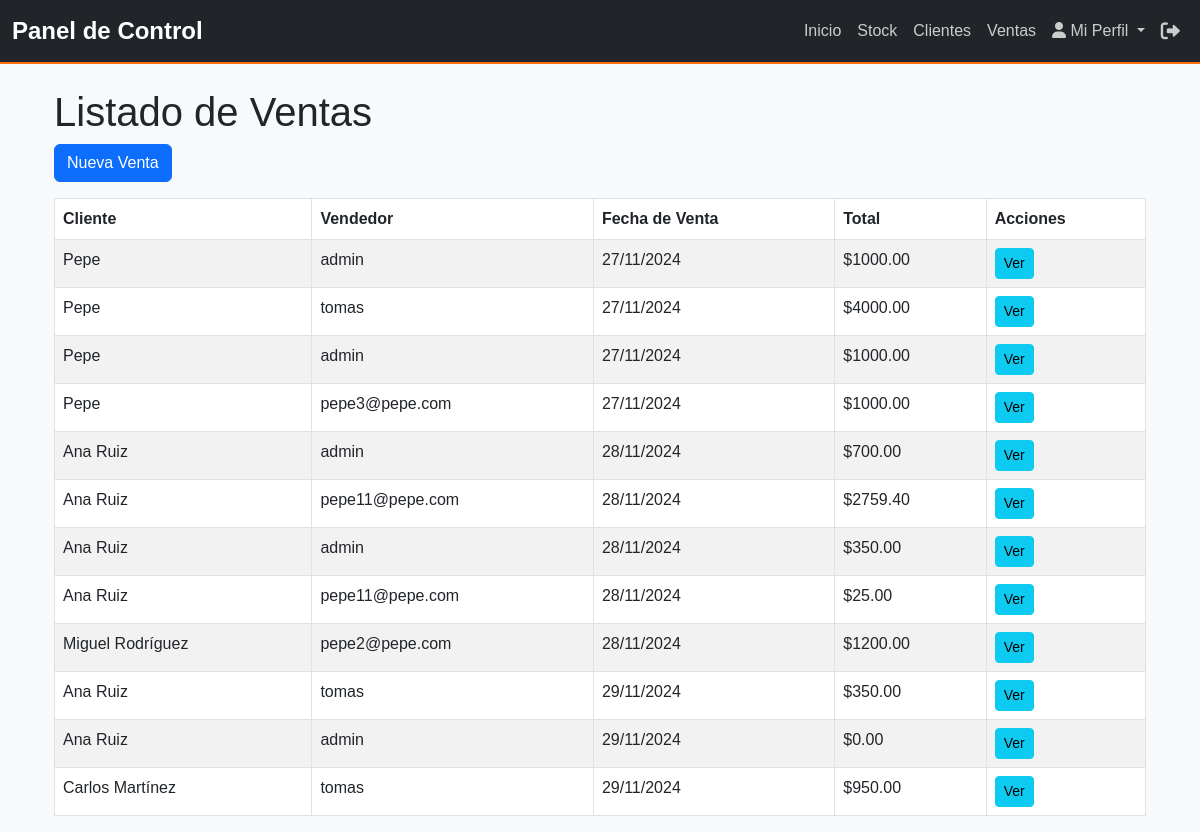
The page /ventas/ on the database as committed earlier.
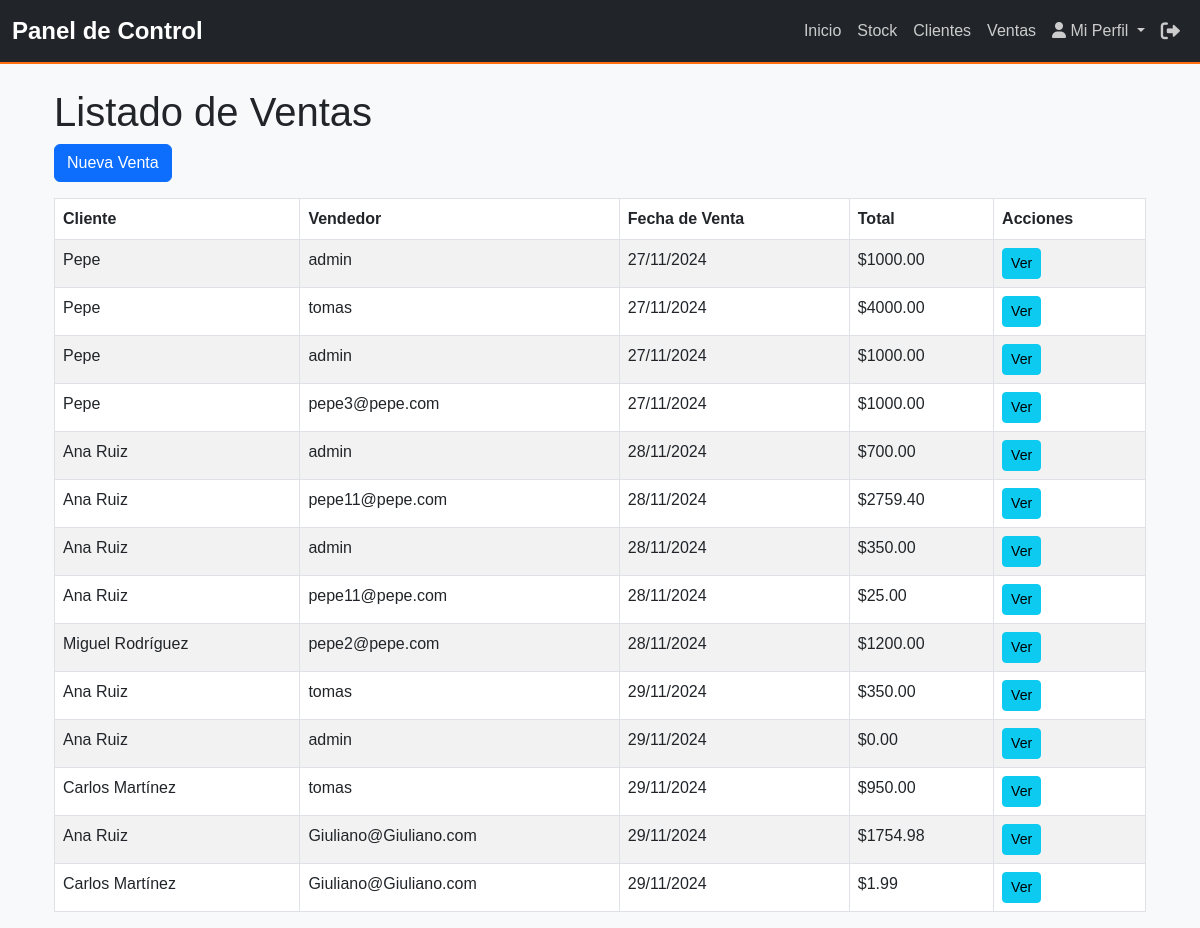
The same page on the database as committed later.
### myapp/models.py (models this page shows, shortened)
class Venta(models.Model):
    cliente = models.ForeignKey(Cliente, on_delete=models.CASCADE)
    vendedor = models.ForeignKey(User, on_delete=models.SET_NULL, null=True, blank=True)
    fecha_venta = models.DateTimeField(auto_now_add=True)
    total_venta = models.DecimalField(max_digits=10, decimal_places=2, default=0)
    metodo_pago = models.CharField(max_length=50)
    productos = models.ManyToManyField(Producto, through='DetalleVenta')

class Cliente(models.Model):
    nombre = models.CharField(max_length=255, verbose_name='Nombre Completo')
    compania = models.CharField(max_length=255, blank=True, null=True, verbose_name='Compañía')
    email = models.EmailField(unique=True, verbose_name='Correo Electrónico')
    telefono = models.CharField(max_length=15, verbose_name='Número de Teléfono')
    direccion = models.TextField(blank=True, null=True, verbose_name='Dirección')
    fecha_registro = models.DateTimeField(auto_now_add=True, verbose_name='Fecha de Registro')
    estatus = models.CharField(
        max_length=20,
        choices=[('activo', 'Activo'), ('inactivo', 'Inactivo')],
        default='activo',
        verbose_name='Estatus'
    )
    notas = models.TextField(blank=True, null=True, verbose_name='Notas Adicionales')
    class Meta:
        verbose_name = 'Cliente'
        verbose_name_plural = 'Clientes'
        ordering = ['-fecha_registro']

### myapp/views.py (the view)
# urls.py: path('ventas/', VentaListView.as_view(), name='venta_list'),
class VentaListView(ListView):
    model = Venta
    template_name = 'ventas/venta_list.html'
    context_object_name = 'ventas'
    def get_queryset(self):
        return Venta.objects.all()  # Asegúrate de que las ventas tengan un vendedor asignado

### myapp/context_processors.py (called while the page is built, shortened)
def user_role(request):
    return {'role': 'Invitado'}

### myapp/templates/ventas/venta_list.html (shortened to what this page needs)
{% extends 'base.html' %}
{% block content %}
<div class="container mt-4">
    <h1>Listado de Ventas</h1>
    <a href="{% url 'venta_create' %}" class="btn btn-primary mb-3">Nueva Venta</a>
    <table class="table table-bordered table-striped">
        <thead>
            <tr>
                <th>Cliente</th>
                <th>Vendedor</th>
                <th>Fecha de Venta</th>
                <th>Total</th>
                <th>Acciones</th>
            </tr>
        </thead>
        <tbody>
            {% for venta in ventas %}
            <tr>
                <td>{{ venta.cliente.nombre }}</td>
                <td>{{ venta.vendedor }}</td>
                <td>{{ venta.fecha_venta|date:"d/m/Y" }}</td>
                <td>${{ venta.total_venta }}</td>
                <td>
                    <a href="{% url 'venta_detail' venta.pk %}" class="btn btn-info btn-sm">Ver</a>
                </td>
            </tr>
            {% empty %}
            <tr>
                <td colspan="5" class="text-center">No se han encontrado ventas.</td>
            </tr>
            {% endfor %}
        </tbody>
    </table>
</div>
{% endblock %}

### myapp/templates/base.html (shortened to what this page needs)
<!DOCTYPE html>
<html lang="es">
<head>
    <link href="https://cdn.jsdelivr.net/npm/bootstrap@5.3.0-alpha1/dist/css/bootstrap.min.css" rel="stylesheet">
    {% load static %}
    <link href="{% static 'css/styles.css' %}" rel="stylesheet">
</head>
<body class="bg-light">
    {% include 'navbar.html' %}
    <div class="container mt-4">
        {% block content %}{% endblock %}
    </div>
</body>
</html>

### myapp/templates/navbar.html (shortened to what this page needs)
{% load static %}
<head>
    <link href="https://cdnjs.cloudflare.com/ajax/libs/font-awesome/6.0.0-beta3/css/all.min.css" rel="stylesheet">
</head>
<nav class="navbar navbar-expand-lg navbar-dark bg-dark">
    <div class="container-fluid">
        <a class="navbar-brand" href="{% url 'role_based_view' %}">Panel de Control</a>
        <div class="collapse navbar-collapse" id="navbarNav">
            <ul class="navbar-nav ms-auto">
                <li class="nav-item">
                    <a class="nav-link active" href="{% url 'role_based_view' %}">Inicio</a>
                </li>
                <li class="nav-item">
                    <a class="nav-link" href="{% url 'producto_list' %}">Stock</a>
                </li>
                <li class="nav-item">
                    <a class="nav-link" href="{% url 'clientes_list' %}">Clientes</a>
                </li>
                <li class="nav-item">
                    <a class="nav-link" href="{% url 'venta_list' %}">Ventas</a>
                </li>
                <li class="nav-item dropdown">
                    <a class="nav-link dropdown-toggle" href="#" id="userDropdown" role="button" data-bs-toggle="dropdown" aria-expanded="false">
                        <i class="fas fa-user"></i> Mi Perfil
                    </a>
                </li>
                <li class="nav-item">
                    <form method="post" action="{% url 'logout' %}" class="d-inline">
                        <button type="submit" class="btn btn-link nav-link logout-btn">
                            <i class="fas fa-sign-out-alt"></i>
                        </button>
                    </form>
                </li>
            </ul>
        </div>
    </div>
</nav>

### myapp/static/css/styles.css (style rules this page uses)
body { font-family: 'Arial', sans-serif; background-color: #cacbce; margin: 0; padding: 0; }
.logout-btn { background-color: transparent; border: none; color: #FF6F0F; font-size: 1rem; font-weight: 600; padding: 10px 15px; text-transform: uppercase; cursor: pointer; transition: color 0.3s ease, transform 0.3s ease; }
.navbar { background-color: #343a40; border-bottom: 2px solid #FF6F0F; }
.navbar-brand { color: #fff; font-size: 1.5rem; font-weight: bold; }
.navbar-nav .nav-item .nav-link { color: #ccc; transition: color 0.3s ease; }

### myapp/templates/navbar.html (style rules this page uses)
ul { display: flex; align-items: center; justify-content: center; }
.logout-btn { text-decoration: none; color: #ccc; font-size: 1.1rem; padding: 0; border: none; background: none; display: flex; align-items: center; gap: 5px; cursor: pointer; transition: color 0.3s ease, background-color 0.3s ease; }
.logout-btn i { font-size: 1.2rem; vertical-align: middle; }

Rows that differ between the two databases and show on the page:
added Venta: cliente.nombre "Ana Ruiz", vendedor "Giuliano@Giuliano.com", fecha_venta "29/11/2024", total_venta "1754.98"
added Venta: cliente.nombre "Carlos Martínez", vendedor "Giuliano@Giuliano.com", fecha_venta "29/11/2024", total_venta "1.99"
